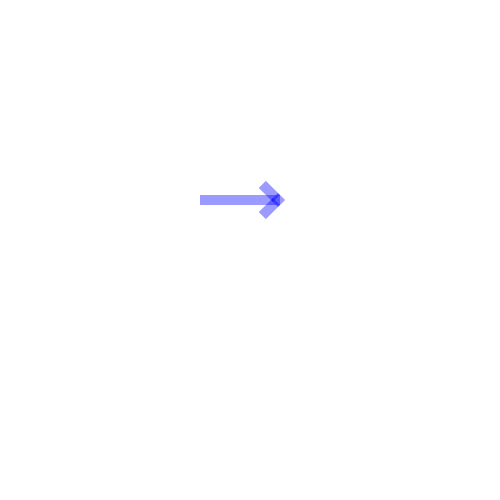
Frame 1 (no input)
Frame 60 (the mouse pressed at the canvas centre just before this capture): identical to frame 1, image omitted
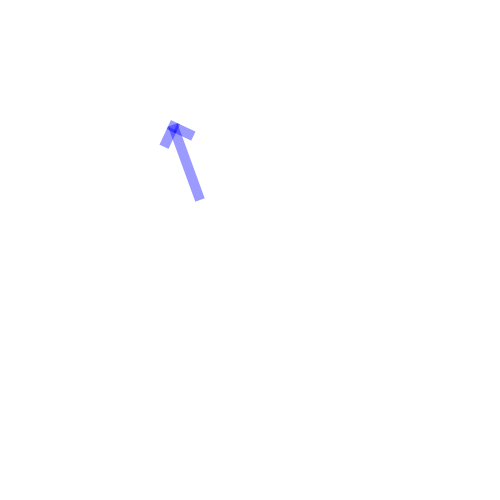
Frame 120 (the mouse held since frame 60 and released just before this capture)

The Processing sketch that drew these frames (run headless with seeded random() and noise(); from frame 60 on, the mouse is pressed at the canvas centre):

// Processing sketch: Transformation_03_rotation
// ── Transformation_03_rotation.pde
void setup() {
  size(500, 500);
}

void draw() {
  background(255);
  pushMatrix();
  translate(200, 200);
  rotate(radians(mouseX));
  translate(0, -5);
  //rotate(radians(frameCount));
  noStroke();
  fill(0, 0, 255, 100);
  rect(0, 0, 80, 10);
  //fill(255, 0, 0);

  pushMatrix();
  translate(80, 10);
  rotate(radians(135));
  rect(0, 0, 20, 10);
  popMatrix();

  pushMatrix();
  translate(80, 0);
  rotate(radians(-135));
  rect(0, -10, 20, 10);
  popMatrix();

  pushMatrix();
  translate(78, 5);
  rotate(PI/4);
  rect(-5, -5, 10, 10);
  popMatrix();


  popMatrix();
}
